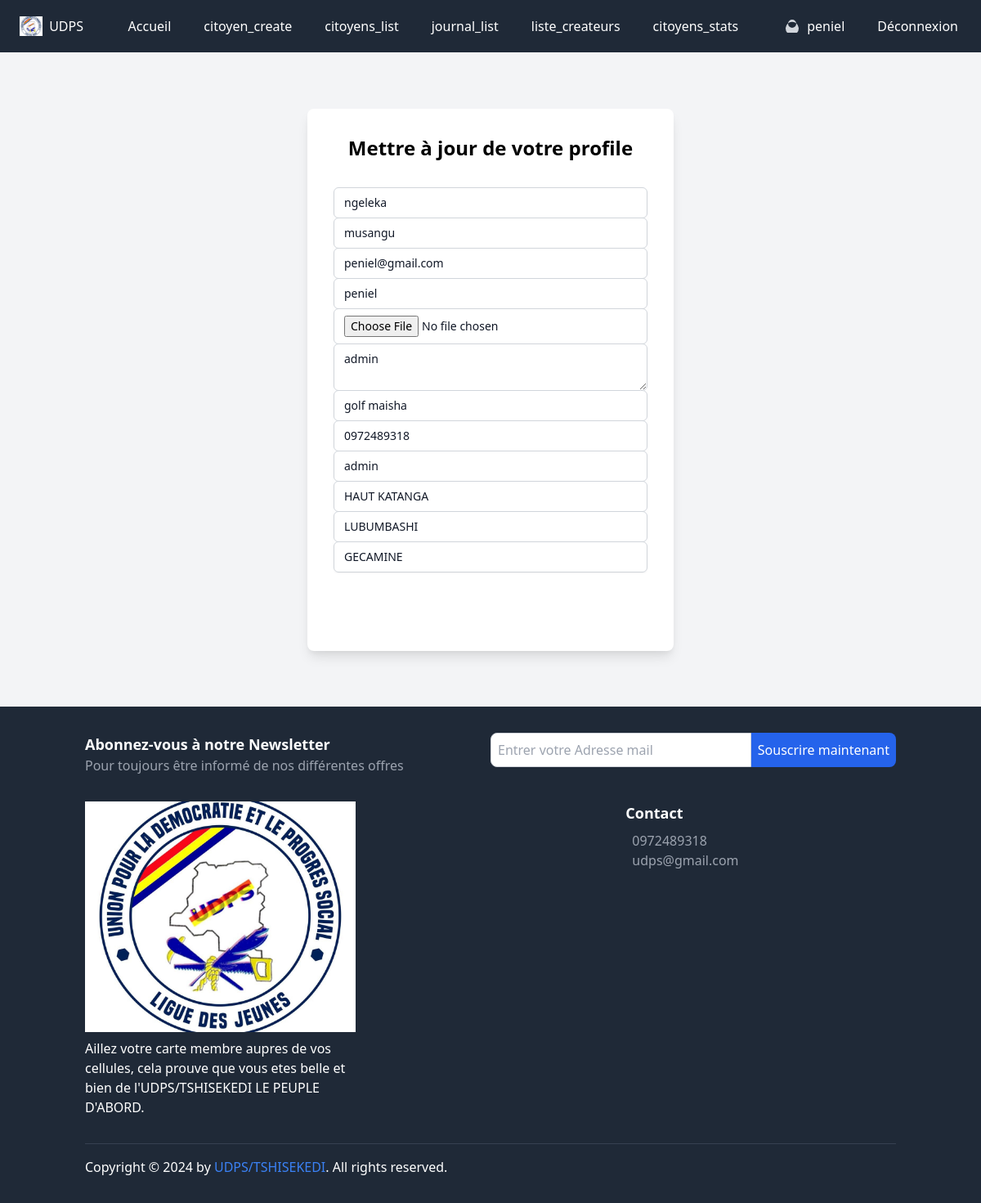
/user/update_profile (signed in), run on the app's committed database.
### core/models.py (models this page shows, shortened)
class CustomUser(AbstractUser):
    email = models.EmailField(unique=True)
    profile_pic = models.ImageField(upload_to="p_img", blank=True, null=True)
    address = models.CharField(max_length=50, blank=True, null=True)
    phone = models.CharField(max_length=11, blank=True, null=True)
    role = models.CharField(max_length=50, blank=True, null=True)
    bio = models.TextField(blank=True, null=True)
    is_active_user = models.BooleanField(default=False)  # utilisateur désactivé par défaut
    province = models.CharField(max_length=100, blank=True, null=True)
    ville_ou_district = models.CharField(max_length=100, blank=True, null=True)
    commune_ou_contree = models.CharField(max_length=100, blank=True, null=True)
    USERNAME_FIELD = 'email'
    REQUIRED_FIELDS = ('username',)

### core/views.py (the view)
# urls.py: path('update_profile',views.update_profile, name='update_profile'),
@login_required(login_url="signin")
def update_profile(request):
    if request.user.is_authenticated:
        user = request.user
        form = UpdateProfileForm(instance=user)
        if request.method == 'POST':
            form = UpdateProfileForm(request.POST, request.FILES, instance=user)
            if form.is_valid():
                form.save()
                messages.success(request, "Profile mis à jour")
                return redirect("profile", user_id=user.id)
    context = {"form": form}
    return render(request, "core/update_profile.html", context)

### core/templates/core/update_profile.html (shortened to what this page needs)
{% extends 'base.html' %}
{% block content %}
<div class="min-h-screen flex items-center justify-center bg-gray-100 py-12 px-4 sm:px-6 lg:px-8">
  <div class="max-w-md w-full space-y-8 bg-white p-8 rounded-lg shadow-lg">
    <h2 class="text-2xl font-bold text-center text-primary">Mettre à jour de votre profile</h2>
    <form class="mt-8 space-y-6" method="POST" enctype="multipart/form-data">
      <div class="rounded-md shadow-sm -space-y-px">
        <div>
          <input id="id_first_name" name="first_name" type="text" value="{{ form.first_name.value }}" placeholder="Entrer votre nom"
            class="appearance-none block w-full px-3 py-2 border border-gray-300 text-gray-900 sm:text-sm rounded-md" required>
        </div>
        <div>
          <input id="id_last_name" name="last_name" type="text" value="{{ form.last_name.value }}" placeholder="Entrer votre post nom"
            class="appearance-none block w-full px-3 py-2 border border-gray-300 text-gray-900 sm:text-sm rounded-md" required>
        </div>
        <div>
          <input id="id_email" name="email" type="email" value="{{ form.email.value }}" placeholder="Entrer votre email"
            class="appearance-none block w-full px-3 py-2 border border-gray-300 text-gray-900 sm:text-sm rounded-md" required>
        </div>
        <div>
          <input id="id_username" name="username" type="text" value="{{ form.username.value }}" placeholder="Entrer votre username"
            class="appearance-none block w-full px-3 py-2 border border-gray-300 text-gray-900 sm:text-sm rounded-md" required>
        </div>
        <div>
          <input id="id_profile_pic" name="profile_pic" type="file"
            class="appearance-none block w-full px-3 py-2 border border-gray-300 text-gray-900 sm:text-sm rounded-md">
        </div>
        <div>
          <textarea id="id_bio" name="bio" placeholder="Entrer votre bio"
            class="appearance-none block w-full px-3 py-2 border border-gray-300 text-gray-900 sm:text-sm rounded-md">{{ form.bio.value }}</textarea>
        </div>
        <div>
          <input id="id_address" name="address" type="text" value="{{ form.address.value }}" placeholder="Entrer votre adresse"
            class="appearance-none block w-full px-3 py-2 border border-gray-300 text-gray-900 sm:text-sm rounded-md">
        </div>
        <div>
          <input id="id_phone" name="phone" type="text" value="{{ form.phone.value }}" placeholder="Entrer votre numéro téléphone"
            class="appearance-none block w-full px-3 py-2 border border-gray-300 text-gray-900 sm:text-sm rounded-md">
        </div>
        <div>
          <input id="id_role" name="role" type="text" value="{{ form.role.value }}" placeholder="Entrer votre rôle"
            class="appearance-none block w-full px-3 py-2 border border-gray-300 text-gray-900 sm:text-sm rounded-md">
        </div>
        <div>
          <input id="id_province" name="province" type="text" value="{{ form.province.value }}" placeholder="Entrer votre province"
            class="appearance-none block w-full px-3 py-2 border border-gray-300 text-gray-900 sm:text-sm rounded-md">
        </div>
        <div>
          <input id="id_ville_ou_district" name="ville_ou_district" type="text" value="{{ form.ville_ou_district.value }}" placeholder="Entrer votre ville ou district"
            class="appearance-none block w-full px-3 py-2 border border-gray-300 text-gray-900 sm:text-sm rounded-md">
        </div>
        <div>
          <input id="id_commune_ou_contree" name="commune_ou_contree" type="text" value="{{ form.commune_ou_contree.value }}" placeholder="Entrer votre commune ou contrée"
            class="appearance-none block w-full px-3 py-2 border border-gray-300 text-gray-900 sm:text-sm rounded-md">
        </div>
      </div>
      <div>
        <button type="submit" class="w-full flex justify-center py-2 px-4 rounded-md text-white bg-primary hover:bg-indigo-700 focus:outline-none">
        </button>
      </div>
    </form>
  </div>
</div>
{% endblock content %}

### templates/base.html (shortened to what this page needs)
{% load static %}
<!DOCTYPE html>
<html lang="fr">
<head>
    <link href="https://cdn.jsdelivr.net/npm/tailwindcss@2.2.19/dist/tailwind.min.css" rel="stylesheet">
</head>
<body class="bg-gray-100">
    <nav class="bg-gray-800 text-white">
        <div class="max-w-7xl mx-auto px-4 py-3 flex justify-between items-center">
            <a href="{% url 'index' %}" class="text-gray hover:underline flex items-center bg-white-800 p-2 rounded">
                <img src="{% static 'img/logo_udps.jpg' %}" alt="Logo" class="h-6 mr-2">
                UDPS
            </a>
            <div class="hidden md:flex space-x-4">
                <a href="{% url 'index' %}" class="hover:bg-gray-700 px-3 py-2 rounded">Accueil</a>
                {% if request.user.is_authenticated and request.user.is_active_user %}
                <a href="{% url 'citoyen_create' %}" class="hover:bg-gray-700 px-3 py-2 rounded">citoyen_create</a>
                {% endif %}
                {% if request.user.is_authenticated and request.user.is_active_user %}
                <a href="{% url 'citoyens_list' %}" class="hover:bg-gray-700 px-3 py-2 rounded">citoyens_list</a>
                {% endif %}
                {% if request.user.is_authenticated and request.user.is_active_user %}
                <a href="{% url 'journal_list' %}" class="hover:bg-gray-700 px-3 py-2 rounded">journal_list</a>
                {% endif %}
                {% if request.user.is_authenticated and request.user.is_active_user %}
                <a href="{% url 'liste_createurs' %}" class="hover:bg-gray-700 px-3 py-2 rounded">liste_createurs</a>
                {% endif %}
                {% if request.user.is_authenticated and request.user.is_active_user %}
                <a href="{% url 'citoyens_dashboard_stats' %}" class="hover:bg-gray-700 px-3 py-2 rounded">citoyens_stats</a>
                {% endif %}
                {% if request.user.is_authenticated %}
                <a href="{% url 'profile' user.id %}" class="flex items-center space-x-2 hover:bg-gray-700 px-3 py-2 rounded">
                    <svg xmlns="http://www.w3.org/2000/svg"
                         class="h-5 w-5 text-gray-300"
                         viewBox="0 0 20 20"
                         fill="currentColor">
                      <path fill-rule="evenodd"
                            d="M10 2a5 5 0 100 10 5 5 0 000-10zM4 18a8 8 0 1112 0H4z"
                            clip-rule="evenodd" />
                    </svg>
                    <span>{{ request.user.username }}</span>
                  </a>
                    <a href="{% url 'signout' %}" class="hover:bg-gray-700 px-3 py-2 rounded">Déconnexion</a>
                {% else %}
                    <a href="{% url 'signup' %}" class="hover:bg-gray-700 px-3 py-2 rounded">S'inscrire</a>
                    <a href="{% url 'signin' %}" class="hover:bg-gray-700 px-3 py-2 rounded">Connexion</a>
                {% endif %}
            </div>
        </div>
    </nav>
      {% block content %}{% endblock content %}
    <footer class="bg-gray-800 text-white py-8">
        <div class="container mx-auto px-4">
            <div class="mb-8">
                <div class="flex flex-col md:flex-row">
                    <div class="md:w-1/2 mb-4 md:mb-0">
                        <h3 class="text-lg font-bold">Abonnez-vous à notre Newsletter</h3>
                        <p class="text-gray-400">Pour toujours être informé de nos différentes offres</p>
                    </div>
                    <div class="md:w-1/2">
                        <form action="https://api.web3forms.com/submit" method="POST" class="flex">
                            <input type="email" name="email" placeholder="Entrer votre Adresse mail" required class="flex-1 p-2 rounded-l-lg border border-gray-300" />
                            <button class="bg-blue-600 text-white p-2 rounded-r-lg">Souscrire maintenant</button>
                        </form>
                    </div>
                </div>
            </div>
            <div class="flex flex-col md:flex-row mb-8">
                <div class="md:w-1/3 mb-4 md:mb-0">
                    <div class="footer-logo mb-2">
                        <img class="img-fluid" src="{% static 'img/logo_udps.jpg' %}" alt="">
                    </div>
                    <p>Aillez votre carte membre aupres de vos cellules, cela prouve que vous etes belle et bien de l'UDPS/TSHISEKEDI LE PEUPLE D'ABORD.</p>
                </div>
                <div class="md:w-1/3 mb-4 md:mb-0">
                </div>
                <div class="md:w-1/3">
                    <h3 class="text-lg font-bold">Contact</h3>
                    <div class="mt-2">
                        <p class="flex items-center"><a href="callto:+243 97 24 89 318" class="text-gray-400 hover:text-white">0972489318</a></p>
                        <p class="flex items-center"><a href="mailto:ngelekapeniel@gmail.com" class="text-gray-400 hover:text-white">udps@gmail.com</a></p>
                    </div>
                </div>
            </div>
            <div class="border-t border-gray-700 pt-4">
                <div class="flex justify-between items-center">
                    <div>
                        <p class="mb-0">Copyright © 2024 by <a href="#" class="text-blue-500 hover:underline">UDPS/TSHISEKEDI</a>. All rights reserved.</p>
                    </div>
                </div>
            </div>
        </div>
    </footer>
</body>
</html>

### data on the page
CustomUser: user.username "peniel", first_name "ngeleka", last_name "musangu", email "peniel@gmail.com", username "peniel", bio "admin", address "golf maisha", phone "0972489318", role "admin", province "HAUT KATANGA", ville_ou_district "LUBUMBASHI", commune_ou_contree "GECAMINE"
